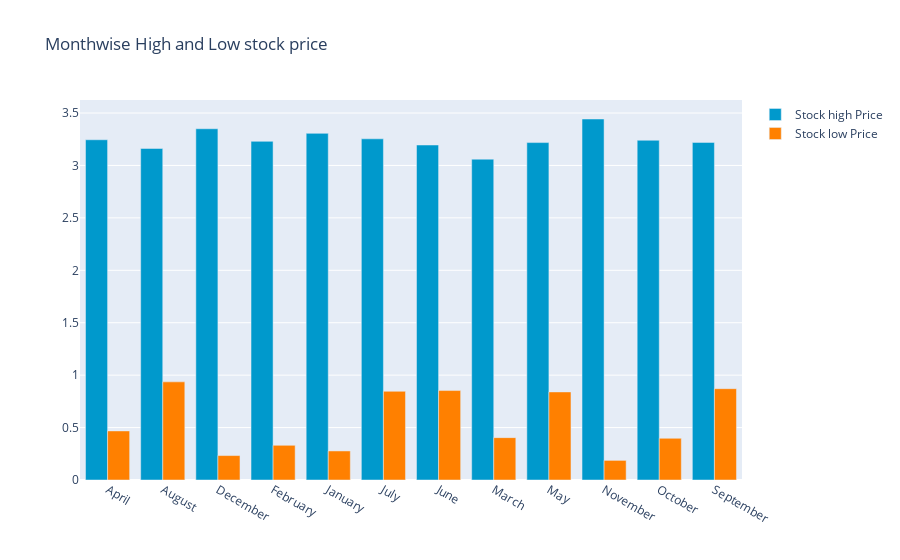

The code cell stored with this chart in its notebook:
### Code cell
fig = go.Figure()
fig.add_trace(go.Bar(
    x=monthvise_high.index,
    y=monthvise_high,
    name='Stock high Price',
    marker_color='rgb(0, 153, 204)'
))
fig.add_trace(go.Bar(
    x=monthvise_low.index,
    y=monthvise_low,
    name='Stock low Price',
    marker_color='rgb(255, 128, 0)'
))

fig.update_layout(barmode='group', 
                  title=' Monthwise High and Low stock price')
fig.show()

### Figure 1 — Plotly figure (JSON) as saved in the notebook; plotly's stock layout.template omitted (floating-point values rounded to 4 significant figures)
{"data": [{"marker": {"color": "rgb(0, 153, 204)"}, "name": "Stock high Price", "type": "bar", "x": ["April", "August", "December", "February", "January", "July", "June", "March", "May", "November", "October", "September"], "y": [3.245, 3.162, 3.35, 3.23, 3.306, 3.254, 3.195, 3.06, 3.218, 3.443, 3.24, 3.22]}, {"marker": {"color": "rgb(255, 128, 0)"}, "name": "Stock low Price", "type": "bar", "x": ["April", "August", "December", "February", "January", "July", "June", "March", "May", "November", "October", "September"], "y": [0.468, 0.936, 0.233, 0.331, 0.277, 0.846, 0.853, 0.404, 0.84, 0.187, 0.398, 0.871]}], "layout": {"barmode": "group", "title": {"text": " Monthwise High and Low stock price"}}}
